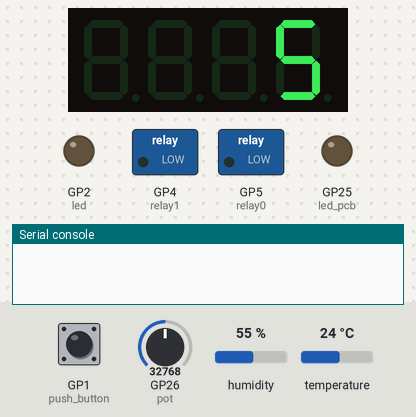
Simulated run of this program. Board: Raspberry Pi Pico running MicroPython. Parts: 4-digit seven-segment display, switched loads named in the program (green lamp = pin HIGH), output pins drawn as LEDs (lit = HIGH), the last lines printed to the serial console. The inputs (shaded band) are chosen by the test bench; at power-on: GP1 (push_button) HIGH, GP26 (pot) = 32768, humidity 55 %, temperature 24 °C (analog values on the 0–65535 scale). Library files of the repository ran but are not shown: tm1637.py, sht31.py; pins used as bus, display or sensor lines are not drawn.

Above: at 0.3 s.
At 1.7 s:
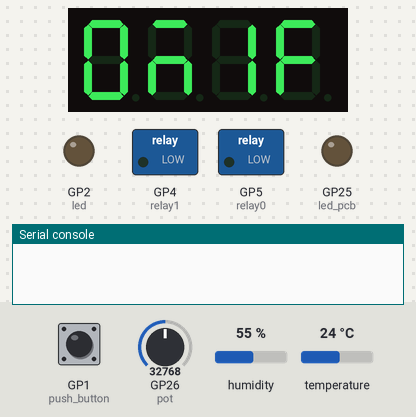
At 3.0 s:
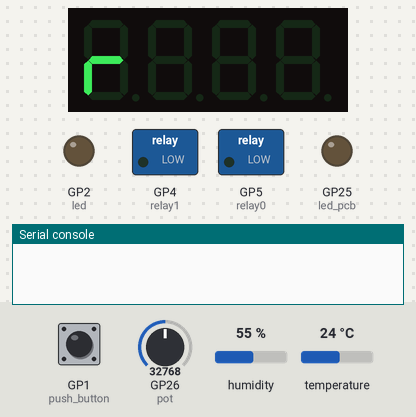
At 13.6 s:
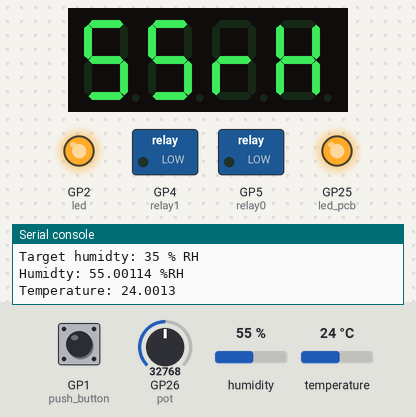
Timing chart, 0 to 38.7 s (numbered marks = the images above):
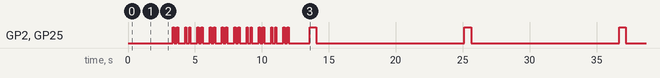

The program:

main.py
```python
from machine import Pin,ADC, I2C
from time import sleep
import tm1637
import sht31
import ujson as json

# Humidity tolerance in %
tolerance = 0.01
min_overshoot = 3 #minutes to overhoot once target reached

# Sensor pins
scl_pin=15
sda_pin=14

# power pin for the sensor this can be used to power it down should it freeze
pwr_pin = 13

# LED pin of push button
led_button = 2

# HUID
pot_pin = 26
push_pin = 1

# Relays
rly_0_pin = 5
rly_1_pin = 4


# Set up LEDs
led_pcb = machine.Pin("LED", machine.Pin.OUT)
led = machine.Pin(led_button, machine.Pin.OUT)

# initiate display
display = tm1637.TM1637(clk=machine.Pin(16), dio=machine.Pin(17))
display.scroll("shroomifier", delay=200)

#initiate push button
push_button = Pin(push_pin, Pin.IN, Pin.PULL_UP)

# initiate potentiometer
pot = ADC(pot_pin)

# Relays
relay0 = Pin(rly_0_pin, Pin.OUT)
relay1 = Pin(rly_1_pin, Pin.OUT)

# make sure they start turned off
relay0.value(0)
relay1.value(0)

# turn on sensir power
pwr = machine.Pin(pwr_pin, machine.Pin.OUT)
pwr.on()

# set up sensor
i2c = I2C(1, scl=machine.Pin(scl_pin), sda=machine.Pin(sda_pin), freq =300000)
sensor = sht31.SHT31(i2c, addr=0x44)

def blink(t=0.5):
    led.on()
    led_pcb.on()
    sleep(t)
    led.off()
    led_pcb.off()


def get_button():
    return not push_button.value()


def save_config(target):
    '''
    Save the target humidty as json.
    '''

    jsonData = {"targetHum": target}

    try:
        with open('config.json', 'w') as f:
            json.dump(jsonData, f)
    except:
        print("Could not save the target variable.")


def read_potentiometer():
    pot_value = pot.read_u16()
    td= 0.1+pot_value/65535
    td = int((td/1.1)*100)

    return 109-td


# try and load target humnidty
try:
    with open('config.json', 'r') as f:
        data = json.load(f)
        target_hum= data["targetHum"]
except:
    target_hum= 85


print(f'Target humidty: {target_hum} % RH')


def change_target(target_hum):

    print('waiting for input')

    sleep(1.5)

    while True:

        # remember the settings
        #save_config(target_hum)
        target_hum = read_potentiometer()
        display.humidity(target_hum)

        #blink the LED and the display
        blink(0.1)
        sleep(0.1)
        blink(0.01)
        display.clear()
        sleep(0.1)

        if get_button():
            print('saving setting')
            print(f'New target: {target_hum}')
            # if user confirms via button save settings
            save_config(target_hum)
            return target_hum
            break


def startup_sequence(target_hum):

    # At start up wait for user to change target
    counter = 0

    while counter<10:

        display.humidity(target_hum)

        #blink the LED and the display
        blink(0.1)
        sleep(0.2)
        blink(0.1)
        display.clear()
        sleep(0.5)

        counter +=1

        target_hum = read_potentiometer()

        if get_button():

            sleep(1.5)

            change_target(target_hum)

        else:
            continue
        break

startup_sequence(target_hum)

while True:

  sleep(1)

  temp, hum = sensor.get_temp_humi()
  print(f'Humidty: {hum} %RH\nTemperature: {temp}')

  # check if user wants to update target
  if get_button():
      print('change requested')
      change_target(target_hum)


  display.humidity(hum)


  if hum < target_hum-(target_hum*tolerance):

      while hum < target_hum:

          #temp, hum = readDHT()
          temp, hum = sensor.get_temp_humi()
          print(f'Humidty: {hum} %RH\nTemperature: {temp}')

          # check if user wants to update target
          if get_button():
              print('change requested')
              change_target(target_hum)

          display.humidity(hum)

          blink()

          relay0.value(1)
          relay1.value(1)
          sleep(10)

      else:
          print("Target reached deliberate overshoot")
          sleep(60*min_overshoot)
          relay0.value(0)
          relay1.value(0)
          sleep(10)

          blink()


  blink()

  sleep(10)
```

Measured:
- by itself, GP2 (led), GP25 (led_pcb): HIGH → LOW at 3.4 s, → HIGH 0.20 s later, → LOW 0.10 s later, → HIGH 0.52 s later, … (45 changes in this stretch)
